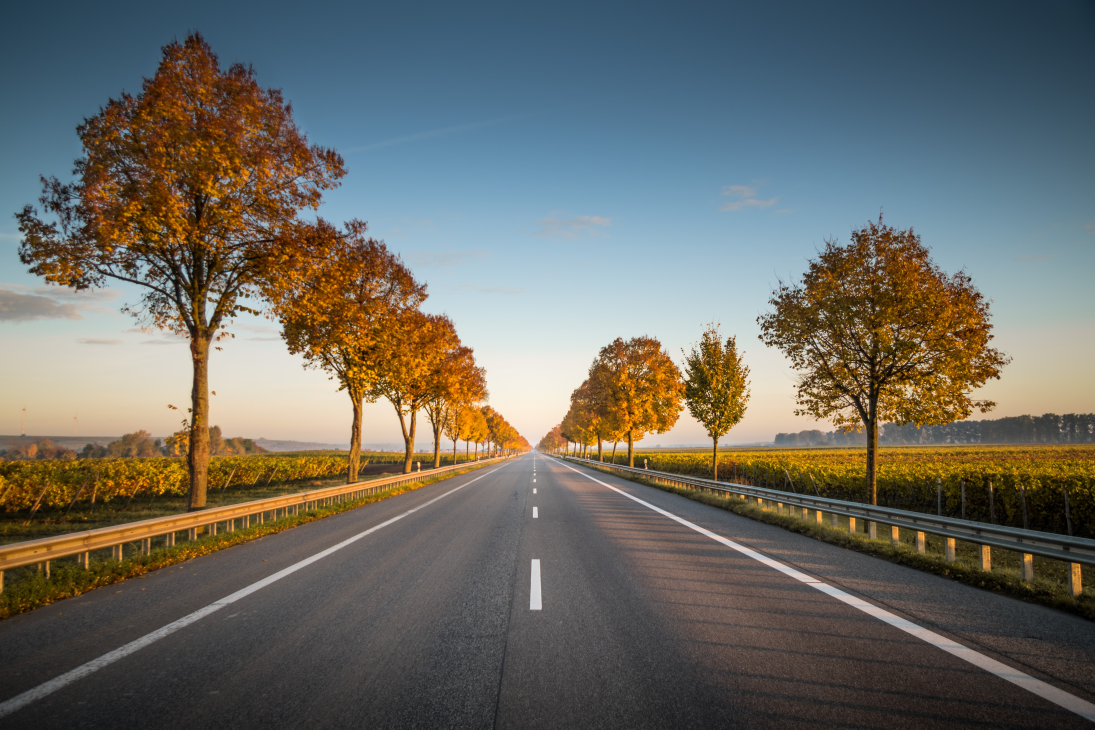
#> input picture Open CV/CUSTOM HAARCASCADE - Data Collection And Training Process/Crop and Resize/picture.jpg, 5472 x 3648 px (shown at 1/5 size)
$ python main.py
#> lines starting #> are read from the running program, lines starting #| are printed output that depends on the picture
import cv2

path = "picture.jpg"
img = cv2.imread(path)
#> img is the input picture: shape (3648, 5472, 3); mean B, G, R 98.7, 106, 106.8

print(img.shape)
#| (3648, 5472, 3)

width, height = 540, 900
imgResize = cv2.resize(img,(width,height))
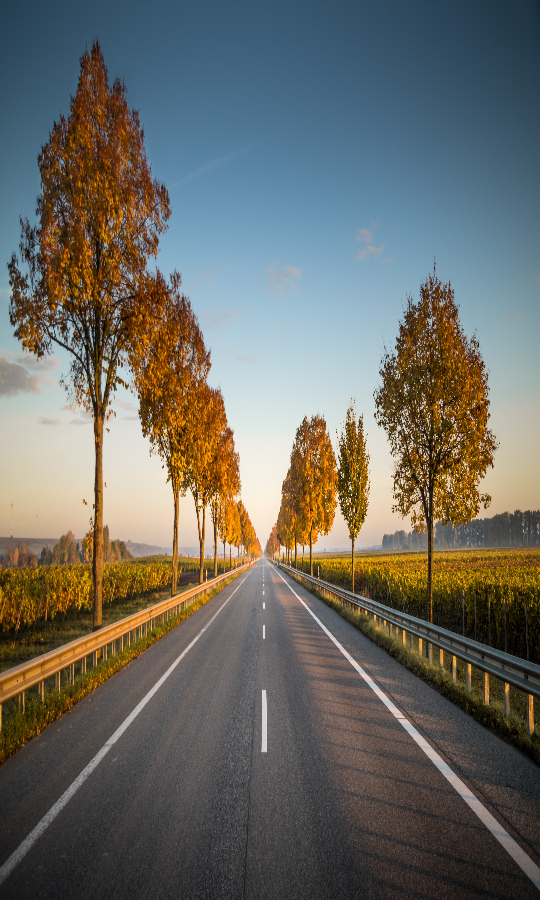
#> imgResize: shape (900, 540, 3); mean B, G, R 98.6, 105.9, 106.6
print(imgResize.shape)
#| (900, 540, 3)

imgCroped = imgResize[200:440,330:380]
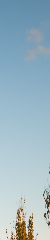
#> imgCroped: shape (240, 50, 3); mean B, G, R 194.3, 182, 156.6
imCropeResize = cv2.resize(imgCroped,(img.shape[1],img.shape[0]))
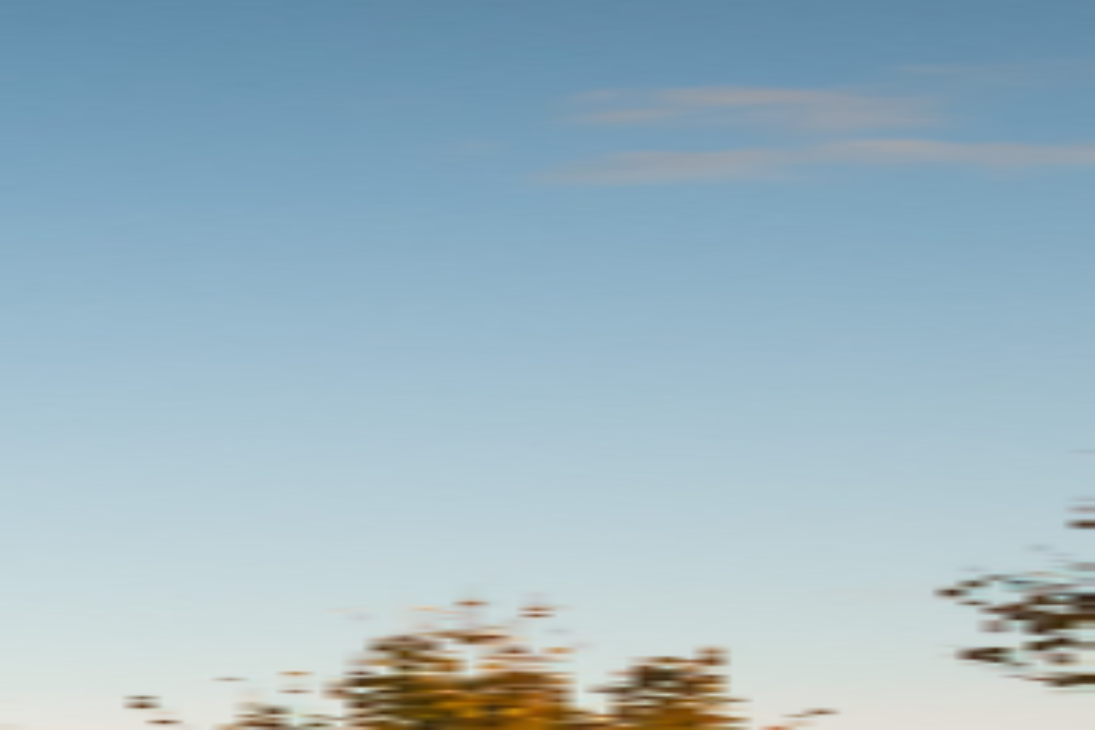
#> imCropeResize: shape (3648, 5472, 3) (shown at 1/5 size); mean B, G, R 194.2, 181.9, 156.5

cv2.imshow("Picture",img)
cv2.imshow("Picture Resize",imgResize)
cv2.imshow("Picture Croped",imgCroped)
cv2.imshow("Picture Crop Resize",imCropeResize)

cv2.waitKey(0)
